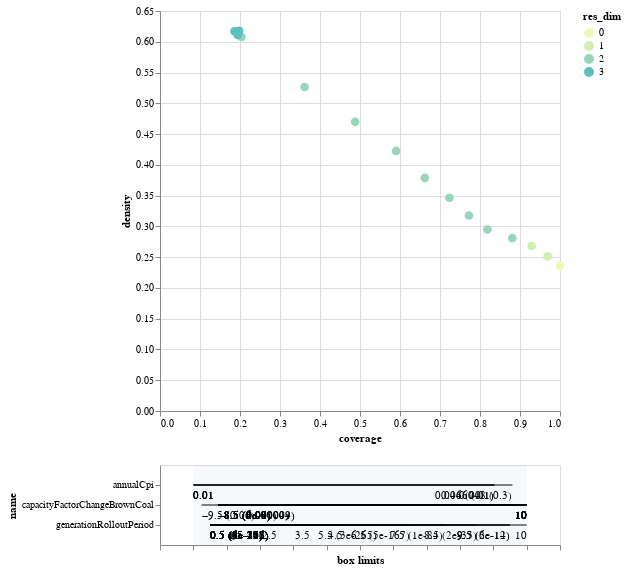

The code cell stored with this chart in its notebook:
### Code cell
box1.inspect_tradeoff()

### Figure 1 — Vega-Lite specification as saved in the notebook (floating-point values rounded to 4 significant figures)
{"config": {"view": {"continuousWidth": 400, "continuousHeight": 300}}, "vconcat": [{"data": {"name": "data-715101a619f82b67ac92cad150148213"}, "mark": {"type": "circle", "size": 75}, "encoding": {"color": {"type": "ordinal", "field": "res_dim", "scale": {"range": ["#eff9b6", "#d0edb3", "#97d6b9", "#5dc0c0", "#31a5c2", "#1f80b8", "#2354a3", "#21318d"]}}, "opacity": {"condition": {"value": 1, "selection": "selector007"}, "value": 0.4}, "tooltip": [{"type": "ordinal", "field": "id"}, {"type": "quantitative", "field": "coverage", "format": ".2"}, {"type": "quantitative", "field": "density", "format": ".2"}, {"type": "ordinal", "field": "res_dim"}], "x": {"type": "quantitative", "field": "coverage"}, "y": {"type": "quantitative", "field": "density"}}, "height": 400, "selection": {"selector007": {"type": "single", "fields": ["id"]}}, "width": 400}, {"layer": [{"data": {"name": "data-0f6a36da5c26908f8d29abe970c66a09"}, "mark": "rule", "encoding": {"x": {"type": "quantitative", "axis": {"grid": false, "labels": false, "title": "box limits"}, "field": "x_lower", "scale": {"domain": [0, 1], "padding": 0.1}}, "x2": {"field": "x_upper"}, "y": {"type": "nominal", "field": "name", "scale": {"padding": 1.0}}}, "transform": [{"calculate": "(datum.x1-datum.minimum)/(datum.maximum-datum.minimum)", "as": "x_lower"}, {"calculate": "(datum.x2-datum.minimum)/(datum.maximum-datum.minimum)", "as": "x_upper"}, {"filter": {"selection": "selector007"}}], "width": 400}, {"data": {"name": "data-0f6a36da5c26908f8d29abe970c66a09"}, "mark": {"type": "text", "align": "left", "baseline": "top", "dy": 5}, "encoding": {"text": {"type": "ordinal", "field": "text"}, "x": {"type": "quantitative", "axis": {"grid": false, "labels": false, "title": "box limits"}, "field": "x_lower", "scale": {"domain": [0, 1], "padding": 0.1}}, "x2": {"field": "x_upper"}, "y": {"type": "nominal", "field": "name", "scale": {"padding": 1.0}}}, "transform": [{"calculate": "(datum.x1-datum.minimum)/(datum.maximum-datum.minimum)", "as": "x_lower"}, {"calculate": "(datum.x2-datum.minimum)/(datum.maximum-datum.minimum)", "as": "x_upper"}, {"filter": {"selection": "selector007"}}, {"calculate": "datum.qp_lower>0?format(datum.x1, \".2\")+\" (\"+format(datum.qp_lower, \".1~g\")+\")\" :format(datum.x1, \".2\")", "as": "text"}], "width": 400}, {"data": {"name": "data-0f6a36da5c26908f8d29abe970c66a09"}, "mark": {"type": "text", "align": "right", "baseline": "top", "dy": 5}, "encoding": {"text": {"type": "ordinal", "field": "text"}, "x": {"type": "quantitative", "field": "x_upper"}, "x2": {"field": "x_upper"}, "y": {"type": "nominal", "field": "name", "scale": {"padding": 1.0}}}, "transform": [{"calculate": "(datum.x1-datum.minimum)/(datum.maximum-datum.minimum)", "as": "x_lower"}, {"calculate": "(datum.x2-datum.minimum)/(datum.maximum-datum.minimum)", "as": "x_upper"}, {"filter": {"selection": "selector007"}}, {"calculate": "datum.qp_upper>0?format(datum.x2, \".2\")+\" (\"+format(datum.qp_upper, \".1\")+\")\" :format(datum.x2, \".2\")", "as": "text"}], "width": 400}, {"data": {"name": "data-bb8d07f6df3d47a6a475317795287b23"}, "mark": {"type": "rect", "opacity": 0.05}, "encoding": {"x": {"type": "quantitative", "field": "start"}, "x2": {"field": "end"}}}, {"data": {"name": "data-d751713988987e9331980363e24189ce"}, "mark": "point", "encoding": {"x": {"type": "quantitative", "field": "x"}, "y": {"type": "nominal", "field": "name"}}, "transform": [{"filter": {"selection": "selector007"}}], "width": 400}, {"data": {"name": "data-d751713988987e9331980363e24189ce"}, "mark": {"type": "text", "align": "center", "baseline": "top", "dy": 5}, "encoding": {"text": {"type": "nominal", "field": "item"}, "x": {"type": "quantitative", "field": "x"}, "y": {"type": "nominal", "field": "name"}}, "transform": [{"filter": {"selection": "selector007"}}], "width": 400}]}], "$schema": "https://vega.github.io/schema/vega-lite/v4.0.2.json", "datasets": {"data-715101a619f82b67ac92cad150148213": [{"coverage": 1.0, "density": 0.2358, "id": 0, "mass": 1.0, "mean": 0.2358, "res_dim": 0}, {"coverage": 0.9691, "density": 0.2513, "id": 1, "mass": 0.9092, "mean": 0.2513, "res_dim": 1}, {"coverage": 0.929, "density": 0.2678, "id": 2, "mass": 0.8179, "mean": 0.2678, "res_dim": 1}, {"coverage": 0.8806, "density": 0.2809, "id": 3, "mass": 0.7389, "mean": 0.2809, "res_dim": 2}, {"coverage": 0.8186, "density": 0.295, "id": 4, "mass": 0.6542, "mean": 0.295, "res_dim": 2}, {"coverage": 0.7723, "density": 0.3177, "id": 5, "mass": 0.573, "mean": 0.3177, "res_dim": 2}, {"coverage": 0.7235, "density": 0.3465, "id": 6, "mass": 0.4924, "mean": 0.3465, "res_dim": 2}, {"coverage": 0.662, "density": 0.3788, "id": 7, "mass": 0.4121, "mean": 0.3788, "res_dim": 2}, {"coverage": 0.5905, "density": 0.4226, "id": 8, "mass": 0.3295, "mean": 0.4226, "res_dim": 2}, {"coverage": 0.4877, "density": 0.4699, "id": 9, "mass": 0.2447, "mean": 0.4699, "res_dim": 2}, {"coverage": 0.3615, "density": 0.5264, "id": 10, "mass": 0.1619, "mean": 0.5264, "res_dim": 2}, {"coverage": 0.2035, "density": 0.6077, "id": 11, "mass": 0.07895, "mean": 0.6077, "res_dim": 2}, {"coverage": 0.1944, "density": 0.6113, "id": 12, "mass": 0.07498, "mean": 0.6113, "res_dim": 3}, {"coverage": 0.186, "density": 0.6171, "id": 13, "mass": 0.07108, "mean": 0.6171, "res_dim": 3}, {"coverage": 0.1977, "density": 0.6179, "id": 14, "mass": 0.07545, "mean": 0.6179, "res_dim": 3}], "data-0f6a36da5c26908f8d29abe970c66a09": [{"x1": 0.5, "x2": 10.0, "name": "generationRolloutPeriod", "id": 1, "minimum": 0.0, "maximum": 10.0, "qp_lower": 2.813e-14, "qp_upper": -1.0}, {"x1": 0.5, "x2": 9.5, "name": "generationRolloutPeriod", "id": 2, "minimum": 0.0, "maximum": 10.0, "qp_lower": 1.622e-17, "qp_upper": 6.272e-14}, {"x1": 0.5, "x2": 9.5, "name": "generationRolloutPeriod", "id": 3, "minimum": 0.0, "maximum": 10.0, "qp_lower": 2.284e-17, "qp_upper": 1.968e-12}, {"x1": -8.5, "x2": 10.0, "name": "capacityFactorChangeBrownCoal", "id": 3, "minimum": -10.0, "maximum": 10.0, "qp_lower": 1.826e-08, "qp_upper": -1.0}, {"x1": 0.5, "x2": 8.5, "name": "generationRolloutPeriod", "id": 4, "minimum": 0.0, "maximum": 10.0, "qp_lower": 5.827e-21, "qp_upper": 1.57e-33}, {"x1": -8.5, "x2": 10.0, "name": "capacityFactorChangeBrownCoal", "id": 4, "minimum": -10.0, "maximum": 10.0, "qp_lower": 2.145e-08, "qp_upper": -1.0}, {"x1": 0.5, "x2": 7.5, "name": "generationRolloutPeriod", "id": 5, "minimum": 0.0, "maximum": 10.0, "qp_lower": 7.799e-27, "qp_upper": 1.02e-84}, {"x1": -8.5, "x2": 10.0, "name": "capacityFactorChangeBrownCoal", "id": 5, "minimum": -10.0, "maximum": 10.0, "qp_lower": 3.768e-08, "qp_upper": -1.0}, {"x1": 0.5, "x2": 6.5, "name": "generationRolloutPeriod", "id": 6, "minimum": 0.0, "maximum": 10.0, "qp_lower": 1.249e-35, "qp_upper": 5.143e-167}, {"x1": -8.5, "x2": 10.0, "name": "capacityFactorChangeBrownCoal", "id": 6, "minimum": -10.0, "maximum": 10.0, "qp_lower": 5.89e-08, "qp_upper": -1.0}, {"x1": 0.5, "x2": 5.5, "name": "generationRolloutPeriod", "id": 7, "minimum": 0.0, "maximum": 10.0, "qp_lower": 2.852e-48, "qp_upper": 2.923e-265}, {"x1": -8.5, "x2": 10.0, "name": "capacityFactorChangeBrownCoal", "id": 7, "minimum": -10.0, "maximum": 10.0, "qp_lower": 4.498e-06, "qp_upper": -1.0}, {"x1": 0.5, "x2": 4.5, "name": "generationRolloutPeriod", "id": 8, "minimum": 0.0, "maximum": 10.0, "qp_lower": 9.082e-70, "qp_upper": 0.0}, {"x1": -8.5, "x2": 10.0, "name": "capacityFactorChangeBrownCoal", "id": 8, "minimum": -10.0, "maximum": 10.0, "qp_lower": 9.117e-06, "qp_upper": -1.0}, {"x1": 0.5, "x2": 3.5, "name": "generationRolloutPeriod", "id": 9, "minimum": 0.0, "maximum": 10.0, "qp_lower": 4.772e-103, "qp_upper": 0.0}, {"x1": -8.5, "x2": 10.0, "name": "capacityFactorChangeBrownCoal", "id": 9, "minimum": -10.0, "maximum": 10.0, "qp_lower": 3.75e-05, "qp_upper": -1.0}, {"x1": 0.5, "x2": 2.5, "name": "generationRolloutPeriod", "id": 10, "minimum": 0.0, "maximum": 10.0, "qp_lower": 4.442e-157, "qp_upper": 0.0}, {"x1": -8.5, "x2": 10.0, "name": "capacityFactorChangeBrownCoal", "id": 10, "minimum": -10.0, "maximum": 10.0, "qp_lower": 0.001189, "qp_upper": -1.0}, {"x1": 0.5, "x2": 1.5, "name": "generationRolloutPeriod", "id": 11, "minimum": 0.0, "maximum": 10.0, "qp_lower": 5.066e-246, "qp_upper": 0.0}, {"x1": -8.5, "x2": 10.0, "name": "capacityFactorChangeBrownCoal", "id": 11, "minimum": -10.0, "maximum": 10.0, "qp_lower": 0.02129, "qp_upper": -1.0}, {"x1": 0.01004, "x2": 0.04828, "name": "annualCpi", "id": 12, "minimum": 0.01004, "maximum": 0.04998, "qp_lower": -1.0, "qp_upper": 0.3382}, {"x1": 0.5, "x2": 1.5, "name": "generationRolloutPeriod", "id": 12, "minimum": 0.0, "maximum": 10.0, "qp_lower": 5.446e-233, "qp_upper": 0.0}, {"x1": -8.5, "x2": 10.0, "name": "capacityFactorChangeBrownCoal", "id": 12, "minimum": -10.0, "maximum": 10.0, "qp_lower": 0.04012, "qp_upper": -1.0}, {"x1": 0.01004, "x2": 0.04611, "name": "annualCpi", "id": 13, "minimum": 0.01004, "maximum": 0.04998, "qp_lower": -1.0, "qp_upper": 0.1366}, {"x1": 0.5, "x2": 1.5, "name": "generationRolloutPeriod", "id": 13, "minimum": 0.0, "maximum": 10.0, "qp_lower": 1.007e-225, "qp_upper": 0.0}, {"x1": -8.5, "x2": 10.0, "name": "capacityFactorChangeBrownCoal", "id": 13, "minimum": -10.0, "maximum": 10.0, "qp_lower": 0.07381, "qp_upper": -1.0}, {"x1": 0.01004, "x2": 0.04611, "name": "annualCpi", "id": 14, "minimum": 0.01004, "maximum": 0.04998, "qp_lower": -1.0, "qp_upper": 0.01474}, {"x1": 0.5, "x2": 1.5, "name": "generationRolloutPeriod", "id": 14, "minimum": 0.0, "maximum": 10.0, "qp_lower": 5.951e-238, "qp_upper": 0.0}, {"x1": -9.5, "x2": 10.0, "name": "capacityFactorChangeBrownCoal", "id": 14, "minimum": -10.0, "maximum": 10.0, "qp_lower": 0.05566, "qp_upper": -1.0}], "data-bb8d07f6df3d47a6a475317795287b23": [{"end": 1, "start": 0}], "data-d751713988987e9331980363e24189ce": []}}
